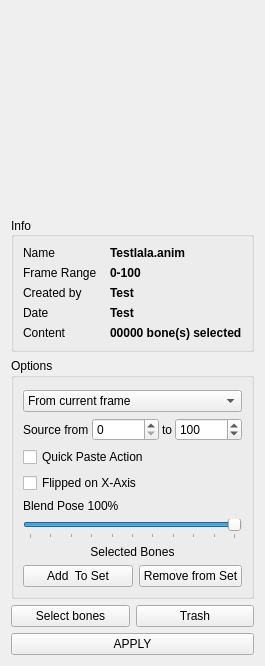
<?xml version="1.0" encoding="UTF-8"?>
<ui version="4.0">
 <class>Form</class>
 <widget class="QWidget" name="Form">
  <property name="geometry">
   <rect>
    <x>0</x>
    <y>0</y>
    <width>245</width>
    <height>613</height>
   </rect>
  </property>
  <property name="windowTitle">
   <string>Form</string>
  </property>
  <property name="styleSheet">
   <string notr="true">QMainWindow{
    color: #b1b1b1;
    background-color: #3c3c3c;
}

QWidget{
            background-color: #444;
            color: white;
}

QScrollArea{
            background-color: #444;
            color: white;
			border: 0px solid #222;
			
}

QListWidget{
            background-color: #444;
            color: white;
			border: 0px solid #222;
			
}

QStatusBar{
    color: white;
}

QMenuBar {
            background-color: #444;
}

QMenuBar::item {
            background-color: #444;
            color: rgb(255,255,255);
}

QMenuBar::item::selected {
            background-color: rgb(30,30,30);
}

QMenu {
            background-color: #3c3c3c;
}

QMenu::item {
            background-color: #3c3c3c;
            color: rgb(255,255,255);
}

QMenu::item::selected {
            background-color: rgb(30,30,30);
}

QDialog
{
    color: #b1b1b1;
    background-color: #3c3c3c;
}

QTabWidget QWidget
{
    background: #444;
}

#page, #page_2, #page_3 {
    background-color: #3c3c3c;
}

QGroupBox {
     color: #628CB2;
     border: 1px solid #222;
     border-radius: 5px;
     margin-top: 1ex; /* leave space at the top for the title */
}

QGroupBox::title {
     subcontrol-origin: margin;
     subcontrol-position: top center; /* position at the top center */
     padding: 0 3px;
     background-color: QLinearGradient( x1: 0, y1: 1, x2: 0, y2: 0, stop: 0 #333, stop: 1 #3c3c3c);
}

QHeaderView::section:vertical
{
    margin-bottom: 4px;
    border: 1px solid;
}

QLineEdit
{
    background-color: QLinearGradient( x1: 0, y1: 0, x2: 0, y2: 1, stop: 0 #4d4d4d, stop: 0 #646464, stop: 1 #5d5d5d);
    padding: 1px;
    border-style: solid;
    border: 1px solid #4D5056;
    border-radius: 5;
    color: #b1b1b1;
}

QPushButton
{
    color: #b1b1b1;
    background-color: QLinearGradient( x1: 0, y1: 0, x2: 0, y2: 1, stop: 0 #565656, stop: 0.1 #525252, stop: 0.5 #4e4e4e, stop: 0.9 #4a4a4a, stop: 1 #464646);
    border-width: 1px;
    border-color: #555555;
    border-style: solid;
    border-radius: 5;
    padding: 3px;
    padding-left: 5px;
    padding-right: 5px;
    outline: 0;
}

QPushButton:pressed
{
    background-color: QLinearGradient( x1: 0, y1: 0, x2: 0, y2: 1, stop: 0 #3d3d3d, stop: 0.1 #3b3b3b, stop: 0.5 #393939, stop: 0.9 #383838, stop: 1 #353535);
}

QPushButton:disabled
{
    background-color: rgb(110, 110, 110)
}

QComboBox
{
    color: #b1b1b1;
    background-color: QLinearGradient( x1: 0, y1: 0, x2: 0, y2: 1, stop: 0 #565656, stop: 0.1 #525252, stop: 0.5 #4e4e4e, stop: 0.9 #4a4a4a, stop: 1 #464646);
    border: 1px outset #4D5056;
    border-radius: 3px;
    padding: 1px 3px 1px 5px;
    selection-background-color: QLinearGradient( x1: 0, y1: 0, x2: 0, y2: 1, stop: 0 #097ace, stop: 1 #097ace);
    combobox-popup: 1;
}

QComboBox:hover, QPushButton:hover
{
    border: 1px solid QLinearGradient( x1: 0, y1: 0, x2: 0, y2: 1, stop: 0 #333 , stop: 1 #333);
}

QComboBox:on
{
    background-color: QLinearGradient( x1: 0, y1: 0, x2: 0, y2: 1, stop: 0 #2d2d2d, stop: 0.1 #2b2b2b, stop: 0.5 #292929, stop: 0.9 #282828, stop: 1 #252525);
}

QComboBox:!editable:on, QComboBox::drop-down:editable:on {
    background: QLinearGradient( x1: 0, y1: 0, x2: 0, y2: 1, stop: 0 #2d2d2d, stop: 0.1 #2b2b2b, stop: 0.5 #292929, stop: 0.9 #282828, stop: 1 #252525);
}

QComboBox::drop-down
{
     subcontrol-origin: padding;
     subcontrol-position: top right;
     border-left-width: 0px;
     border-left-color: black;
     border-left-style: inset;
     border-top-right-radius: 3px; /* same radius as the QComboBox */
     border-bottom-right-radius: 3px;
}

QComboBox::down-arrow {
     image: url(./icons/arrow.png);
}

QComboBox QAbstractItemView {
    selection-background-color: lightgray;
    background-color: #3c3c3c;
    border: 1px outset #3c3c3c;
}

QLabel
{
    color: #b1b1b1;
}

QSplitter::handle:vertical
{
    background: qlineargradient(x1:0, y1:0, x2:0, y2:1, stop:0 #494949, stop:1 #6f6f6f);
    height: 2px;
}

QSplitter::handle:horizontal
{
    background: qlineargradient(x1:0, y1:0, x2:1, y2:0, stop:0 #494949, stop:1 #6f6f6f);
    width: 2px;
}

QToolBox {
    background: #444;
}

QToolBox QScrollArea&gt;QWidget&gt;QWidget
{
    background: #444;
}

QToolBox::tab {
   background: qlineargradient(x1: 0, y1: 0, x2: 0, y2: 1, stop: 0 #E1E1E1, stop: 0.4 #DDDDDD, stop: 0.5 #D8D8D8, stop: 1.0 #D3D3D3);
   color: darkgray;
}

QToolBox::tab:selected {
    color: black;
}

QTabWidget::pane { /* The tab widget frame */
    border: 1px solid #333;
    background-color: #3c3c3c;
}

QTabBar::tab {
    background: #3a3a3a;
    border: 1px solid #222;
    border-bottom-color: #444; /* same as the pane color */
    min-width: 8ex;
    border-top-left-radius: 2px;
    border-top-right-radius: 2px;
    padding: 3px;
}


QTabBar::tab:selected, QTabBar::tab:hover {
    background: #444;
    border-bottom-color: #444; /* same as the pane color */
    color: white;
}

QTabBar::tab:!selected {
    margin-top: 2px; /* make non-selected tabs look smaller */
}

QPlainTextEdit {
    background-color: #111;
}</string>
  </property>
  <layout class="QVBoxLayout" name="verticalLayout">
   <item>
    <widget class="QWidget" name="widget" native="true">
     <layout class="QHBoxLayout" name="horizontalLayout">
      <property name="spacing">
       <number>0</number>
      </property>
      <property name="leftMargin">
       <number>0</number>
      </property>
      <property name="topMargin">
       <number>0</number>
      </property>
      <property name="rightMargin">
       <number>0</number>
      </property>
      <property name="bottomMargin">
       <number>0</number>
      </property>
      <item>
       <spacer name="horizontalSpacer">
        <property name="orientation">
         <enum>Qt::Horizontal</enum>
        </property>
        <property name="sizeHint" stdset="0">
         <size>
          <width>2</width>
          <height>20</height>
         </size>
        </property>
       </spacer>
      </item>
      <item>
       <widget class="QLabel" name="thumbnailLabel">
        <property name="minimumSize">
         <size>
          <width>200</width>
          <height>200</height>
         </size>
        </property>
        <property name="maximumSize">
         <size>
          <width>200</width>
          <height>200</height>
         </size>
        </property>
        <property name="layoutDirection">
         <enum>Qt::LeftToRight</enum>
        </property>
        <property name="text">
         <string/>
        </property>
        <property name="alignment">
         <set>Qt::AlignCenter</set>
        </property>
       </widget>
      </item>
      <item>
       <spacer name="horizontalSpacer_2">
        <property name="orientation">
         <enum>Qt::Horizontal</enum>
        </property>
        <property name="sizeHint" stdset="0">
         <size>
          <width>2</width>
          <height>20</height>
         </size>
        </property>
       </spacer>
      </item>
     </layout>
    </widget>
   </item>
   <item>
    <widget class="QGroupBox" name="infoGroupBox">
     <property name="title">
      <string>Info</string>
     </property>
     <property name="alignment">
      <set>Qt::AlignLeading|Qt::AlignLeft|Qt::AlignVCenter</set>
     </property>
     <layout class="QGridLayout" name="gridLayout">
      <item row="0" column="0">
       <widget class="QLabel" name="label">
        <property name="enabled">
         <bool>true</bool>
        </property>
        <property name="text">
         <string>Name</string>
        </property>
        <property name="scaledContents">
         <bool>false</bool>
        </property>
       </widget>
      </item>
      <item row="3" column="0">
       <widget class="QLabel" name="label_3">
        <property name="enabled">
         <bool>true</bool>
        </property>
        <property name="text">
         <string>Date</string>
        </property>
       </widget>
      </item>
      <item row="2" column="0">
       <widget class="QLabel" name="label_2">
        <property name="enabled">
         <bool>true</bool>
        </property>
        <property name="text">
         <string>Created by</string>
        </property>
       </widget>
      </item>
      <item row="4" column="0">
       <widget class="QLabel" name="label_4">
        <property name="enabled">
         <bool>true</bool>
        </property>
        <property name="text">
         <string>Content</string>
        </property>
       </widget>
      </item>
      <item row="3" column="1">
       <widget class="QLabel" name="dateLabel">
        <property name="font">
         <font>
          <weight>75</weight>
          <bold>true</bold>
         </font>
        </property>
        <property name="text">
         <string>Test</string>
        </property>
       </widget>
      </item>
      <item row="4" column="1">
       <widget class="QLabel" name="contentLabel">
        <property name="font">
         <font>
          <weight>75</weight>
          <bold>true</bold>
         </font>
        </property>
        <property name="text">
         <string>00000 bone(s) selected</string>
        </property>
       </widget>
      </item>
      <item row="0" column="1">
       <widget class="QLabel" name="nameLabel">
        <property name="font">
         <font>
          <weight>75</weight>
          <bold>true</bold>
         </font>
        </property>
        <property name="text">
         <string>Testlala.anim</string>
        </property>
       </widget>
      </item>
      <item row="2" column="1">
       <widget class="QLabel" name="ownerLabel">
        <property name="font">
         <font>
          <weight>75</weight>
          <bold>true</bold>
         </font>
        </property>
        <property name="text">
         <string>Test</string>
        </property>
       </widget>
      </item>
      <item row="1" column="0">
       <widget class="QLabel" name="label_5">
        <property name="text">
         <string>Frame Range</string>
        </property>
       </widget>
      </item>
      <item row="1" column="1">
       <widget class="QLabel" name="frameRangeLabel">
        <property name="font">
         <font>
          <weight>75</weight>
          <bold>true</bold>
         </font>
        </property>
        <property name="text">
         <string>0-100</string>
        </property>
       </widget>
      </item>
     </layout>
    </widget>
   </item>
   <item>
    <widget class="QGroupBox" name="optionsGroupBox">
     <property name="title">
      <string>Options</string>
     </property>
     <layout class="QVBoxLayout" name="verticalLayout_2">
      <property name="topMargin">
       <number>12</number>
      </property>
      <item>
       <widget class="QWidget" name="animOptionsWidget" native="true">
        <layout class="QVBoxLayout" name="verticalLayout_4">
         <property name="leftMargin">
          <number>0</number>
         </property>
         <property name="topMargin">
          <number>0</number>
         </property>
         <property name="rightMargin">
          <number>0</number>
         </property>
         <property name="bottomMargin">
          <number>0</number>
         </property>
         <item>
          <widget class="QComboBox" name="startFrameComboBox">
           <item>
            <property name="text">
             <string>From current frame</string>
            </property>
           </item>
           <item>
            <property name="text">
             <string>From start frame</string>
            </property>
           </item>
           <item>
            <property name="text">
             <string>From source start</string>
            </property>
           </item>
          </widget>
         </item>
         <item>
          <widget class="QWidget" name="frameRangeWidget_2" native="true">
           <layout class="QHBoxLayout" name="horizontalLayout_4">
            <property name="spacing">
             <number>3</number>
            </property>
            <property name="leftMargin">
             <number>0</number>
            </property>
            <property name="topMargin">
             <number>0</number>
            </property>
            <property name="rightMargin">
             <number>0</number>
            </property>
            <property name="bottomMargin">
             <number>0</number>
            </property>
            <item>
             <widget class="QLabel" name="label_9">
              <property name="text">
               <string>Source from</string>
              </property>
             </widget>
            </item>
            <item>
             <widget class="QSpinBox" name="fromRangeSpinBox">
              <property name="maximum">
               <number>1000000</number>
              </property>
             </widget>
            </item>
            <item>
             <widget class="QLabel" name="label_10">
              <property name="text">
               <string>to</string>
              </property>
             </widget>
            </item>
            <item>
             <widget class="QSpinBox" name="toRangeSpinBox">
              <property name="maximum">
               <number>1000000</number>
              </property>
              <property name="value">
               <number>100</number>
              </property>
             </widget>
            </item>
           </layout>
          </widget>
         </item>
         <item>
          <widget class="QCheckBox" name="quickPasteCheckBox">
           <property name="text">
            <string>Quick Paste Action</string>
           </property>
          </widget>
         </item>
        </layout>
       </widget>
      </item>
      <item>
       <widget class="QWidget" name="poseOptionsWidget" native="true">
        <layout class="QVBoxLayout" name="verticalLayout_5">
         <property name="leftMargin">
          <number>0</number>
         </property>
         <property name="topMargin">
          <number>0</number>
         </property>
         <property name="rightMargin">
          <number>0</number>
         </property>
         <property name="bottomMargin">
          <number>0</number>
         </property>
         <item>
          <widget class="QCheckBox" name="flippedCheckBox">
           <property name="text">
            <string>Flipped on X-Axis</string>
           </property>
          </widget>
         </item>
         <item>
          <widget class="QLabel" name="blendPoseLabel">
           <property name="text">
            <string>Blend Pose 100%</string>
           </property>
          </widget>
         </item>
         <item>
          <widget class="QSlider" name="blendPoseSlider">
           <property name="maximum">
            <number>100</number>
           </property>
           <property name="pageStep">
            <number>10</number>
           </property>
           <property name="sliderPosition">
            <number>100</number>
           </property>
           <property name="tracking">
            <bool>true</bool>
           </property>
           <property name="orientation">
            <enum>Qt::Horizontal</enum>
           </property>
           <property name="invertedAppearance">
            <bool>false</bool>
           </property>
           <property name="invertedControls">
            <bool>false</bool>
           </property>
           <property name="tickPosition">
            <enum>QSlider::TicksBelow</enum>
           </property>
           <property name="tickInterval">
            <number>10</number>
           </property>
          </widget>
         </item>
        </layout>
       </widget>
      </item>
      <item>
       <widget class="QWidget" name="selectionSetOptionsWidget" native="true">
        <layout class="QGridLayout" name="gridLayout_2">
         <property name="leftMargin">
          <number>0</number>
         </property>
         <property name="topMargin">
          <number>0</number>
         </property>
         <property name="rightMargin">
          <number>0</number>
         </property>
         <property name="bottomMargin">
          <number>0</number>
         </property>
         <item row="1" column="2">
          <widget class="QPushButton" name="rmFromSetPushButton">
           <property name="text">
            <string>Remove from Set</string>
           </property>
          </widget>
         </item>
         <item row="0" column="0" colspan="3">
          <widget class="QLabel" name="label_6">
           <property name="text">
            <string>Selected Bones</string>
           </property>
           <property name="alignment">
            <set>Qt::AlignCenter</set>
           </property>
          </widget>
         </item>
         <item row="1" column="0" colspan="2">
          <widget class="QPushButton" name="addToSetPushButton">
           <property name="text">
            <string>Add  To Set</string>
           </property>
          </widget>
         </item>
        </layout>
       </widget>
      </item>
     </layout>
    </widget>
   </item>
   <item>
    <widget class="QWidget" name="widget_2" native="true">
     <layout class="QHBoxLayout" name="horizontalLayout_3">
      <property name="leftMargin">
       <number>0</number>
      </property>
      <property name="topMargin">
       <number>0</number>
      </property>
      <property name="rightMargin">
       <number>0</number>
      </property>
      <property name="bottomMargin">
       <number>0</number>
      </property>
      <item>
       <widget class="QPushButton" name="selectBonesPushButton">
        <property name="enabled">
         <bool>true</bool>
        </property>
        <property name="text">
         <string>Select bones</string>
        </property>
        <property name="icon">
         <iconset>
          <normaloff>../icons/select.png</normaloff>../icons/select.png</iconset>
        </property>
       </widget>
      </item>
      <item>
       <widget class="QPushButton" name="trashPushButton">
        <property name="text">
         <string>Trash</string>
        </property>
        <property name="icon">
         <iconset>
          <normaloff>../icons/trash.png</normaloff>../icons/trash.png</iconset>
        </property>
       </widget>
      </item>
     </layout>
    </widget>
   </item>
   <item>
    <widget class="QPushButton" name="applyPushButton">
     <property name="text">
      <string>APPLY</string>
     </property>
     <property name="icon">
      <iconset>
       <normaloff>../icons/pose2.png</normaloff>../icons/pose2.png</iconset>
     </property>
    </widget>
   </item>
   <item>
    <spacer name="verticalSpacer">
     <property name="orientation">
      <enum>Qt::Vertical</enum>
     </property>
     <property name="sizeHint" stdset="0">
      <size>
       <width>20</width>
       <height>114</height>
      </size>
     </property>
    </spacer>
   </item>
  </layout>
 </widget>
 <resources/>
 <connections/>
</ui>
